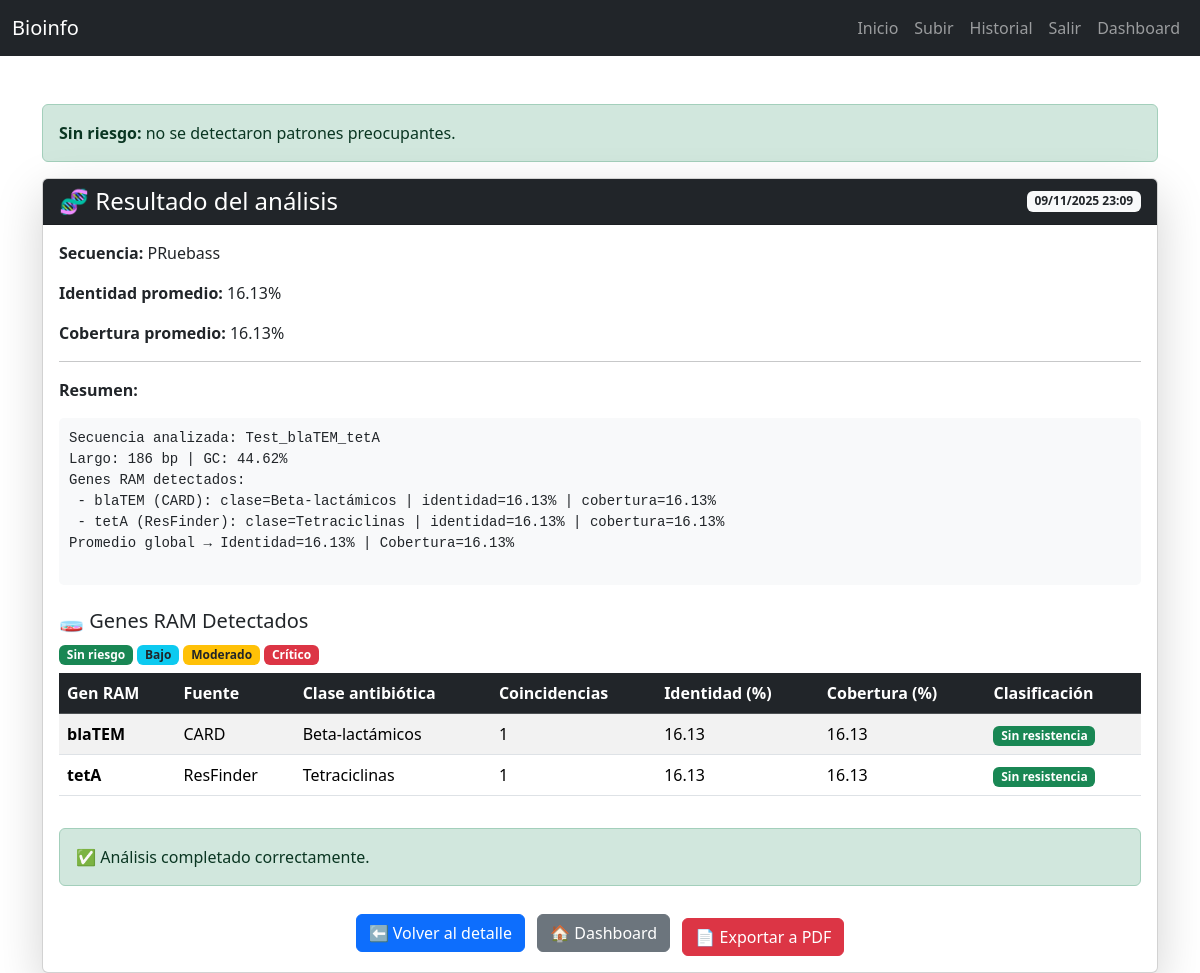
Page /resultados/16/ (signed in) on the committed database.
### analisis/models.py (models this page shows, shortened)
class AnalysisJob(models.Model):
    MODE_CHOICES = (("DEMO","DEMO"), ("REAL","REAL"))
    sequence = models.ForeignKey(Sequence, on_delete=models.CASCADE, related_name="jobs")
    mode = models.CharField(max_length=8, choices=MODE_CHOICES, default="DEMO")
    status = models.CharField(max_length=20, default="PENDING")  # PENDING/RUNNING/DONE/ERROR
    identity_pct = models.FloatField(null=True, blank=True)
    coverage_pct = models.FloatField(null=True, blank=True)
    raw_summary = models.TextField(null=True, blank=True)
    created_at = models.DateTimeField(auto_now_add=True)
    RISK_CHOICES = (('NONE','Sin riesgo'), ('LOW','Bajo'), ('MEDIUM','Moderado'), ('HIGH','Crítico'))
    risk_level = models.CharField(max_length=10, choices=RISK_CHOICES, default='NONE')

class Sequence(models.Model):
    owner = models.ForeignKey(User, on_delete=models.CASCADE)
    name = models.CharField(max_length=200)
    fasta_file = models.FileField(upload_to="fasta/")
    length_bp = models.IntegerField(null=True, blank=True)
    created_at = models.DateTimeField(auto_now_add=True)

class DetectedGene(models.Model):
    job = models.ForeignKey("AnalysisJob", on_delete=models.CASCADE, related_name="detected_genes")
    gene_name = models.CharField(max_length=100)
    source = models.CharField(max_length=20, blank=True, null=True)
    antibiotic_class = models.CharField(max_length=100, blank=True, null=True)
    matches = models.IntegerField(default=0)
    identity = models.FloatField(default=0)
    coverage = models.FloatField(default=0)
    classification = models.CharField(max_length=20, default="Desconocido")

### analisis/views.py (the view)
# urls.py: path('resultados/<int:pk>/', views.resultados, name='resultados'),
@login_required
def resultados(request, pk):
    job = get_object_or_404(AnalysisJob, pk=pk, sequence__owner=request.user)
    return render(request, "analisis/resultados.html", {"job": job})

### analisis/templates/analisis/resultados.html (shortened to what this page needs)
{% extends "analisis/base.html" %}
{% block content %}
<div class="container mt-5">
  {% if job.risk_level == "HIGH" %}
  <div class="alert alert-danger d-flex align-items-center" role="alert">
    <strong>⚠ Alta probabilidad de resistencia:</strong>&nbsp;
    Se detectaron genes con identidad ≥ 90% y cobertura ≥ 80%.
  </div>
  {% elif job.risk_level == "MEDIUM" %}
  <div class="alert alert-warning" role="alert">
    <strong>Riesgo moderado:</strong> valores de identidad relevantes; revisar en detalle.
  </div>
  {% elif job.risk_level == "LOW" %}
  <div class="alert alert-info" role="alert">
    <strong>Riesgo bajo:</strong> coincidencias limitadas detectadas.
  </div>
  {% else %}
  <div class="alert alert-success" role="alert">
    <strong>Sin riesgo:</strong> no se detectaron patrones preocupantes.
  </div>
  {% endif %}
  <div class="card shadow-lg mt-3">
    <div class="card-header bg-dark text-white d-flex justify-content-between align-items-center">
      <h4 class="m-0">🧬 Resultado del análisis</h4>
      <span class="badge bg-light text-dark">
        {{ job.created_at|date:"d/m/Y H:i" }}
      </span>
    </div>
    <div class="card-body">
      <p><strong>Secuencia:</strong> {{ job.sequence.name }}</p>
      <p><strong>Identidad promedio:</strong> {{ job.identity_pct }}%</p>
      <p><strong>Cobertura promedio:</strong> {{ job.coverage_pct }}%</p>
      <hr>
      <p><strong>Resumen:</strong></p>
      <pre style="background:#f8f9fa; padding:10px; border-radius:5px; white-space:pre-wrap;">
{{ job.raw_summary }}
      </pre>
      {% if job.detected_genes.all %}
        <h5 class="mt-4 mb-2">🧫 Genes RAM Detectados</h5>
        <p class="mb-2">
          <span class="badge bg-success">Sin riesgo</span>
          <span class="badge bg-info text-dark">Bajo</span>
          <span class="badge bg-warning text-dark">Moderado</span>
          <span class="badge bg-danger">Crítico</span>
        </p>
        <div class="table-responsive">
          <table class="table table-striped align-middle">
            <thead class="table-dark">
              <tr>
                <th>Gen RAM</th>
                <th>Fuente</th>
                <th>Clase antibiótica</th>
                <th>Coincidencias</th>
                <th>Identidad (%)</th>
                <th>Cobertura (%)</th>
                <th>Clasificación</th>
              </tr>
            </thead>
            <tbody>
              {% for g in job.detected_genes.all %}
              <tr>
                <td><strong>{{ g.gene_name }}</strong></td>
                <td>{{ g.source|default:"-" }}</td>
                <td>{{ g.antibiotic_class|default:"-" }}</td>
                <td>{{ g.matches }}</td>
                <td>
                  {{ g.identity|floatformat:2 }}
                </td>
                <td>
                  {{ g.coverage|floatformat:2 }}
                </td>
                <td>
                  {% if g.classification == "Alta resistencia" %}
                    <span class="badge bg-danger">{{ g.classification }}</span>
                  {% elif g.classification == "Resistencia moderada" %}
                    <span class="badge bg-warning text-dark">{{ g.classification }}</span>
                  {% elif g.classification == "Baja resistencia" %}
                    <span class="badge bg-info text-dark">{{ g.classification }}</span>
                  {% else %}
                    <span class="badge bg-success">{{ g.classification }}</span>
                  {% endif %}
                </td>
              </tr>
              {% endfor %}
            </tbody>
          </table>
        </div>
      {% else %}
        <div class="alert alert-secondary mt-3 text-center">
          No se detectaron genes RAM en esta secuencia.
        </div>
      {% endif %}
      {% if job.status == "DONE" %}
        <div class="alert alert-success mt-3">✅ Análisis completado correctamente.</div>
      {% else %}
        <div class="alert alert-danger mt-3">❌ Hubo un error: {{ job.raw_summary }}</div>
      {% endif %}
      <div class="text-center mt-4">
        <a href="{% url 'sequence_detail' job.sequence.pk %}" class="btn btn-primary me-2">⬅ Volver al detalle</a>
        <a href="{% url 'dashboard' %}" class="btn btn-secondary me-2">🏠 Dashboard</a>
        <a href="{% url 'exportar_pdf' job.pk %}" class="btn btn-danger mt-2">📄 Exportar a PDF</a>
      </div>
    </div>
  </div>
</div>
{% endblock %}

### rows in the picture
AnalysisJob: created_at "09/11/2025 23:09", sequence.name "PRuebass", identity_pct "16.13", coverage_pct "16.13", raw_summary "Secuencia analizada: Test_blaTEM_tetA Largo: 186 bp | GC: 44.62% Genes RAM detectados: - blaTEM (CARD): clase=Beta-lactámicos | identidad=16.13% | cobertura=16.13% - tetA (ResFinder): clase=Tetraciclinas | identidad=16.13% | cobertura=16.13% Promedio global → Identidad=16.13% | Cobertura=16.13%"
DetectedGene: gene_name "blaTEM", source "CARD", antibiotic_class "Beta-lactámicos", matches "1", identity "16.13", coverage "16.13", classification "Sin resistencia"
DetectedGene: gene_name "tetA", source "ResFinder", antibiotic_class "Tetraciclinas", matches "1", identity "16.13", coverage "16.13", classification "Sin resistencia"
